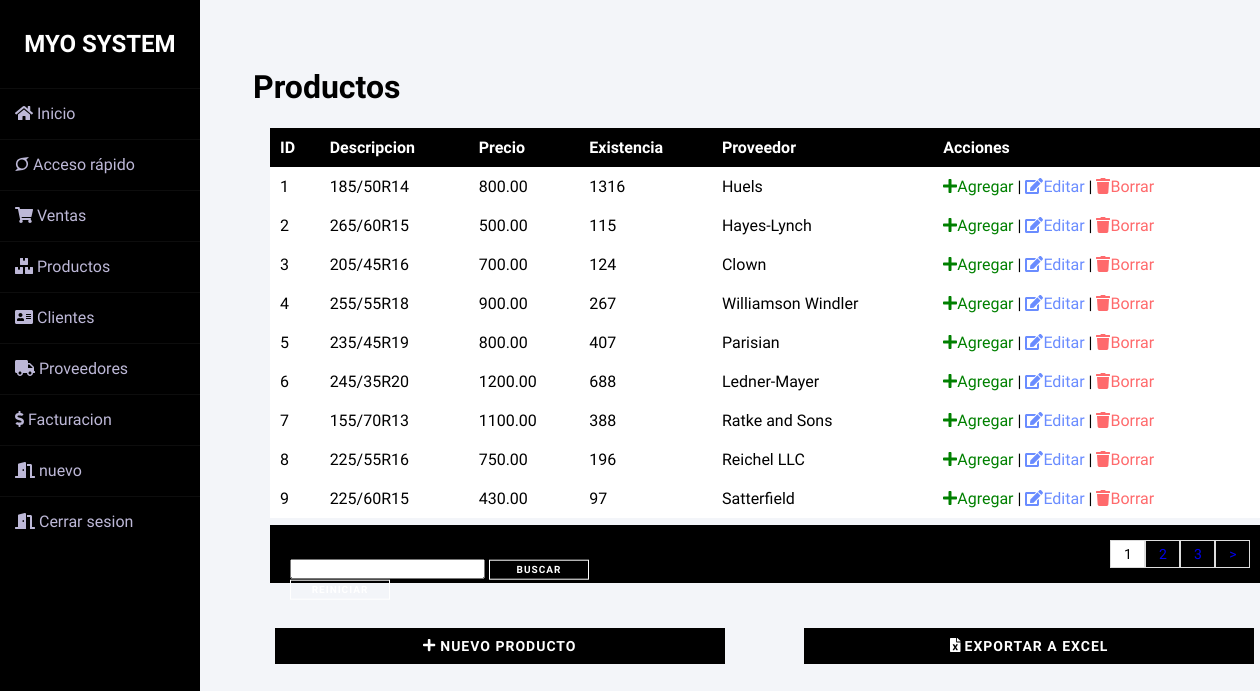
Screenshot of /productos.php (signed in) with the database file from the repository.
### tables this page shows
CREATE TABLE `producto` (
  `idprod` int(11) NOT NULL,
  `descripcion` varchar(255) NOT NULL,
  `precio` decimal(10,2) NOT NULL,
  `existencia` int(11) NOT NULL,
  `idproveedor` int(11) NOT NULL,
  `activo` char(2) NOT NULL DEFAULT 'si'
);

CREATE TABLE `proveedor` (
  `idproveedor` int(11) NOT NULL,
  `nombreprov` varchar(255) NOT NULL,
  `representante` varchar(255) NOT NULL,
  `telefono` varchar(255) NOT NULL,
  `pais` varchar(255) NOT NULL,
  `activo` char(2) NOT NULL DEFAULT 'si'
);

### productos.php (the view, shortened to what this page needs)
<?php
include 'links/prdlinks.php';
include 'back/conexion.php';
?>
<!DOCTYPE html>
<html>
<head>
</head>
<body>
	<div class="wrapper">
    <?php
    include 'links/sidebar.php';
    ?>
    <?php
    	include 'links/modal.php';
    ?>
    <div class="main_content">
    	<div class="down"><h1>Productos </h1></div>
	<div class="divtab">
	<section class="downp" id="container">
    	<table>
			<tr>
				<th>ID</th>
				<th>Descripcion</th>
				<th>Precio</th>
				<th>Existencia</th>
				<th>Proveedor</th>
				<th>Acciones</th>
			</tr>
			<?php
			if (empty($_REQUEST["busqueda"])) {
			$q2 = "SELECT COUNT(*) as total_reg FROM producto where activo = 'si'";
			}
			$sq_reg = mysqli_query($con,$q2);
			$r_reg = mysqli_fetch_array($sq_reg);
			$total_reg = $r_reg['total_reg'];
			$ppg = 9;
			if (empty($_GET['npg'])) {
				$npg = 1;
			} else {
				$npg = $_GET['npg'];
			}
			$desde = ($npg - 1) *  $ppg;
			$ttp = ceil($total_reg / $ppg);
			if (empty($_REQUEST["busqueda"])) {
				$q = "SELECT p.idprod,p.descripcion,p.precio,p.existencia,pv.nombreprov FROM producto p join proveedor pv on p.idproveedor = pv.idproveedor where p.activo = 'si' LIMIT $desde,$ppg";
			}
			$e = mysqli_query($con,$q);
			$contador = mysqli_num_rows($e);
			if ($contador > 0) {
				while ($datos = mysqli_fetch_array($e)) {
			?>
			<tr class="row<?php echo $datos['idprod']; ?>">
				<td><?php echo $datos['idprod']; ?> </td>
				<td><?php echo $datos['descripcion']; ?> </td>
				<td><?php echo $datos['precio']; ?> </td>
				<td class="celex"><?php echo $datos['existencia']; ?> </td>
				<td><?php echo $datos['nombreprov']; ?> </td>
				<td>
					<a href="#" class="addp" producto="<?php echo $datos['idprod']; ?>" id="b_add"><i class="fas fa-plus"></i>Agregar</a>
					| <a href="u_prd.php?id=<?php echo $datos['idprod']; ?>" id="b_edit"><i class="fas fa-edit"></i>Editar</a>
					 | <a href="d_prd.php?id=<?php echo $datos['idprod']; ?>" id="b_delete"><i class="fas fa-trash"></i>Borrar</a>
				</td>
			</tr>
			<?php
		    	}
			}
			?>
    	</table>
    </section>
	</div>
	<div class="paginas">
	<div class="wd">
	<form action="back/robproducto.php" method="get" class="down">
    <input type="text" name="busqueda" value="<?php if(!empty($busqueda)){echo $busqueda;} ?>">
    <input type="submit" name = "buscar" value="buscar" class="botw btn btn-2 ">
    <input type="submit" name="reiniciar" value="reiniciar" class="botw btn btn-2">
    </form>
	</div>
		<ul>
			<?php
			for ($i=1; $i <= $ttp ; $i++) {
				if ($i == $npg) {
				 echo '<li class="seleccion">'.$i.'</li>';
				}else{
				if (empty($busqueda)) {
					echo '<li><a href="?npg='.$i.'">'.$i.'</a></li>';
				} else{
					echo '<li><a href="?npg='.$i.'&busqueda='.$busqueda.'">'.$i.'</a></li>';
				}
			}
			}
			?>
			<?php
			if ($npg != $ttp) {
				if (!empty($busqueda)) {
			?>
			<li><a href="?npg=<?php  echo $npg + 1?>&busqueda=<?php echo $busqueda ?>"> > </a></li>
			<?php
			    }else{
			 ?>
			 <li><a href="?npg=<?php  echo $npg + 1?>"> > </a></li>
			<?php
			}
			}
			 ?>
		</ul>
	</div>
	<div class="bar_btn">
    <button class="bot3 btn btn-2" onclick="window.location.href = 'registrarprd.php';" ><i class="fas fa-plus"></i>  Nuevo Producto </button>
    <button class="bot3 btn btn-2" onclick="window.location.href = 'back/exportprod.php';" ><i class="fas fa-file-excel"></i>  Exportar a Excel </button>
    </div>
      </div>
    </div>
</body>
</html>

### css/cssprd.css (style rules this page uses)
.down { transform: translate(5%, 180%); }
A:link { text-decoration: none }
* { outline:none !important; }
a { text-decoration: none !important;outline: none !important; }
.downp { margin-left: 70px; margin-top: 90px; font-size: 20px; }
.wd { margin-top: 50px; position: relative; }

### css/listaclientes.css (style rules this page uses)
.divtab { height: 200px; }
table { border-collapse: collapse; font-size: 12pt; width: 100%; }
table th { text-align: left; padding: 10px; background: black; color: white; }
table tr { background: #fff; }
table td { padding: 10px; }
#b_edit { color: #6A8CFF ; }
#b_delete { color: #FF6A6C; }
#b_add { color: green; }

### css/botones.css (style rules this page uses)
.btn { border: none; font-size: 20px; color: inherit; background: none; cursor: pointer; padding: 15px 40px; text-transform: uppercase; letter-spacing: 1px; font-weight: 700; outline: none; -webkit-transition: all 0.3s; -moz-transition: all 0.3s; transition: all 0.3s; }
.btn:after { content: ''; position: absolute; z-index: -1; -webkit-transition: all 0.3s; -moz-transition: all 0.3s; transition: all 0.3s; }
.btn:before { speak: none; font-style: normal; font-weight: normal; font-variant: normal; text-transform: none; line-height: 1; position: relative; -webkit-font-smoothing: antialiased; }
.btn-2 { background: black; color: #fff; }
.btn-2:before { position: absolute; height: 100%; left: 0; top: 0; line-height: 3; font-size: 140%; width: 60px; }

### css/botones2.css (style rules this page uses)
.bot3 { margin-top: 45px; margin-left: 75px; padding: 10px; width: 450px; font-size: 14px; }
.botw { border: 1px solid white; background: none; color: white; font-size: 10px; padding: 2px; width: 100px }

### fw/all.css (style rules this page uses)
.fa-edit:before { content: "\f044"; }
.fa-file-excel:before { content: "\f1c3"; }
.fa-plus:before { content: "\f067"; }
.fa-trash:before { content: "\f1f8"; }

### css/paginas.css (style rules this page uses)
.wd { width: 400px; }
.paginas { width: 93.9%; margin-left: 70px; margin-top: 155px; color: black; }
.paginas form input { height: 20px; }
.paginas ul { padding: 15px; list-style: none; background: black; display: -webkit-flex; display: -moz-flex; display: -ms-flex; display: -o-flex; display: flex; justify-content: flex-end; }
.paginas a, .seleccion { border: 1px solid #ddd; padding: 5px; display: inline-block; font-size: 14px; text-align: center; width: 35px; }
.seleccion { background: white; color: black; }

### css/sidebar.css (style rules this page uses)
* { margin: 0; padding: 0; box-sizing: border-box; list-style: none; text-decoration: none; font-family: 'Josefin Sans', sans-serif; }
body { background-color: #f3f5f9; }
.wrapper { display: flex; position: relative; }
.wrapper .main_content { width: 100%; margin-left: 200px; }

### rows the page displays
producto: idprod "1", descripcion "185/50R14", precio "800.00", existencia "1316", idproveedor.nombreprov "Huels"
producto: idprod "2", descripcion "265/60R15", precio "500.00", existencia "115", idproveedor.nombreprov "Hayes-Lynch"
producto: idprod "3", descripcion "205/45R16", precio "700.00", existencia "124", idproveedor.nombreprov "Clown"
producto: idprod "4", descripcion "255/55R18", precio "900.00", existencia "267", idproveedor.nombreprov "Williamson Windler"
producto: idprod "5", descripcion "235/45R19", precio "800.00", existencia "407", idproveedor.nombreprov "Parisian"
producto: idprod "6", descripcion "245/35R20", precio "1200.00", existencia "688", idproveedor.nombreprov "Ledner-Mayer"
producto: idprod "7", descripcion "155/70R13", precio "1100.00", existencia "388", idproveedor.nombreprov "Ratke and Sons"
producto: idprod "8", descripcion "225/55R16", precio "750.00", existencia "196", idproveedor.nombreprov "Reichel LLC"
producto: idprod "9", descripcion "225/60R15", precio "430.00", existencia "97", idproveedor.nombreprov "Satterfield"
